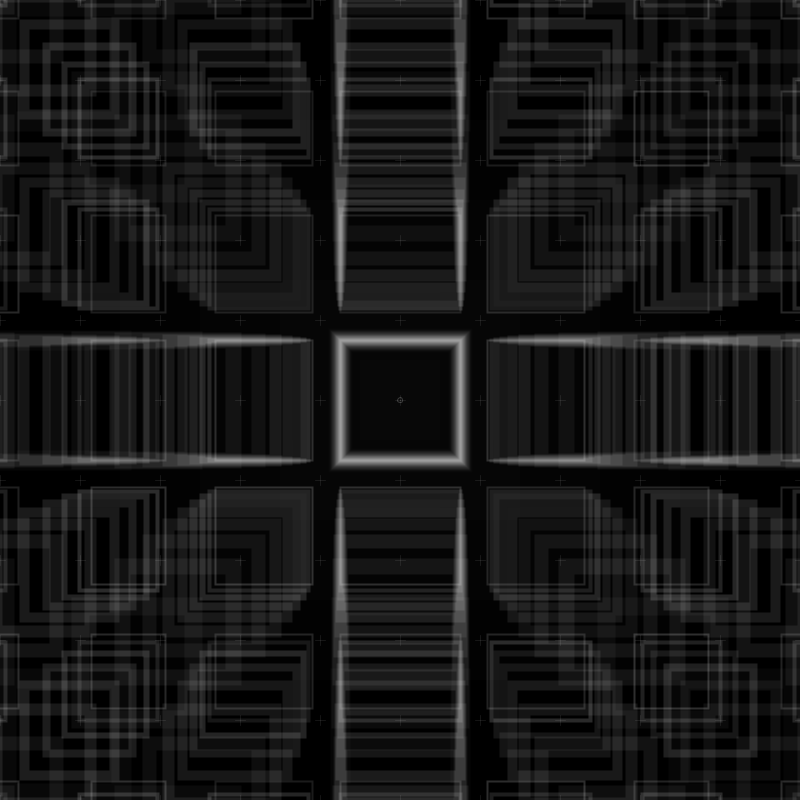
Frame 1 (no input)
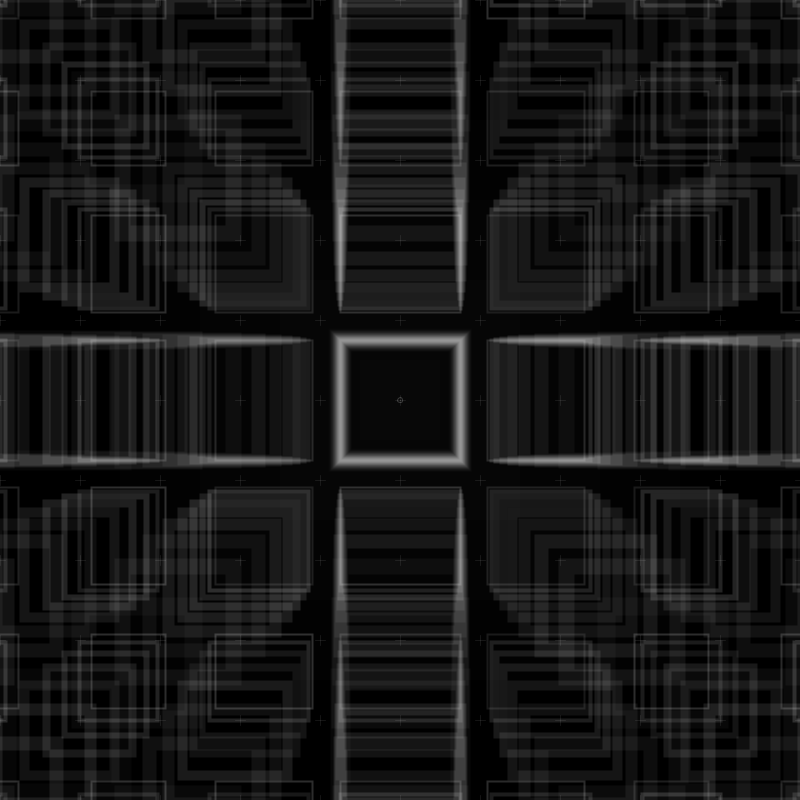
Frame 60 (the mouse pressed at the canvas centre just before this capture)
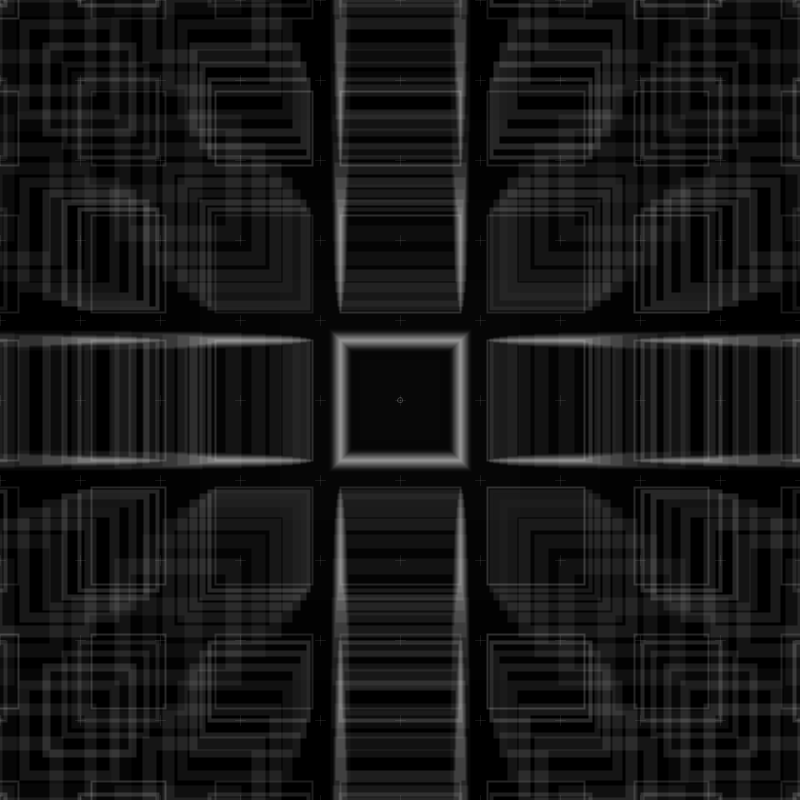
Frame 120 (the mouse held since frame 60 and released just before this capture)

The Processing sketch that drew these frames (run headless with seeded random() and noise(); from frame 60 on, the mouse is pressed at the canvas centre):

// Processing sketch: processing_103276
// ── processing_103276.pde

float depX;
float depY;
float centerX;
float centerY;
float stepX;
float stepY;
float posX;
float posY;
float targetX;
float targetY;
float totargetX;
float totargetY;

boolean keyDown;
boolean showText;

void setup() {
  size(800,800);
  smooth();
  stepX=80;//width/5;
  stepY=80;//height/5;
  depX=0;
  depY=0;
  centerX=width/2;
  centerY=height/2;
  posX=centerX;
  posY=centerY;
  targetX=centerX;
  targetY=centerY;
  totargetX=centerX;
  totargetY=centerY;
  keyDown = false;
  showText = false;
  rectMode(CENTER);
  ellipseMode(CENTER);
  frameRate(60);
}

void draw() {
  background(0);
  noFill();
  
  if(keyPressed) {
    if(!keyDown){
      if(key==CODED){
        switch(keyCode){
          case UP :
            targetY-=stepY;
            break;
          case DOWN :
            targetY+=stepY;
            break;
          case LEFT :
            targetX-=stepX;
            break;
          case RIGHT :
            targetX+=stepX;
            break;
        }
      } else if(key==' '){
        setup();
      } else if(key=='t'){
        showText=!showText;
      }
    }
    keyDown = true;
  } else {
    keyDown = false;
  }
  
  if(mousePressed){
    targetX=mouseX;
    targetY=mouseY;
  }
  
  targetX+=(centerX-posX)/30;
  targetY+=(centerY-posY)/30;
  totargetX+=(centerX-posX)/30;
  totargetY+=(centerY-posY)/30;
  posX=((centerX-posX)/30)+posX;
  posY=((centerY-posY)/30)+posY;
  
  totargetX=((targetX-totargetX)/30)+totargetX;
  totargetY=((targetY-totargetY)/30)+totargetY;
  posX=((totargetX-posX)/30)+posX;
  posY=((totargetY-posY)/30)+posY;
  
  if(posX<centerX-width/6){posX=((centerX-width/6-posX)/100)+posX;}
  if(posX>centerX+width/6){posX=((centerX+width/6-posX)/100)+posX;}
  if(posY<centerY-width/6){posY=((centerY-width/6-posY)/100)+posY;}
  if(posY>centerY+width/6){posY=((centerY+width/6-posY)/100)+posY;}
  
  depX+=(posX-centerX)/30;
  depY+=(posY-centerY)/30;
  
  for(int i=0;i<width*2; i+=stepX) {
    for(int j=0/2;j<height*2; j+=stepY) {
      float x=((i-depX)%(width*2)+(width*2))%(width*2)-width/2;
      float y=((j-depY)%(height*2)+(height*2))%(height*2)-height/2;
      
      for(int k=0;k<4;k++){
        if(abs(posX-x)<k*stepX+stepX/2 && abs(posY-y)<k*stepY+stepY/2){
          noStroke();
          fill(255,2);
          rectMode(CENTER);
          rect(x,y,stepX,stepY);
        }
      }
      
      stroke(255,20);
      strokeWeight(1);
      line(x-5,y,x+5,y);
      line(x,y-5,x,y+5);
      
      if(showText){
        fill(255);
        textAlign(CENTER,CENTER);
        text(int(i/stepX-(width/stepX))+","+int(j/stepY-(height/stepY)),x,y);
      }
      
      for(int k=1;k<24;k+=2){
        noFill();
        //fill(255,round(random(k,k*2)));
        strokeWeight(25-k);
        stroke(255,round(random(k,k*2)));
        rectMode(CENTER);
        int caseX = abs(int(i/stepX-(width/stepX)));
        int caseY = abs(int(j/stepY-(height/stepY)));
        rect(x+((x-posX)/k*16),y+((y-posY)/k*16),120-k*caseX,120-k*caseY);
      }
      
    }
  }
  
  stroke(255,50);
  strokeWeight(1);
  ellipse(posX,posY,5,5);
  line(posX,posY,targetX,targetY);
  
  if(showText){
    fill(255,100);
    textAlign(LEFT,TOP);
    text("position absolue = "+round(depX+(posX-centerX))+","+round(depY+(posY-centerY)),10,10);
    text("position relative = "+round(posX-centerX)+","+round(posY-centerY),10,30);
    text("position case = "+floor(((depX+(posX-centerX))+stepX/2)/stepX)+","+floor(((depY+(posY-centerY))+stepY/2)/stepY),10,50);
    text("step = "+stepX+","+stepY,10,70);
    text("fps = "+round(frameRate),10,90);
  }
  
}
